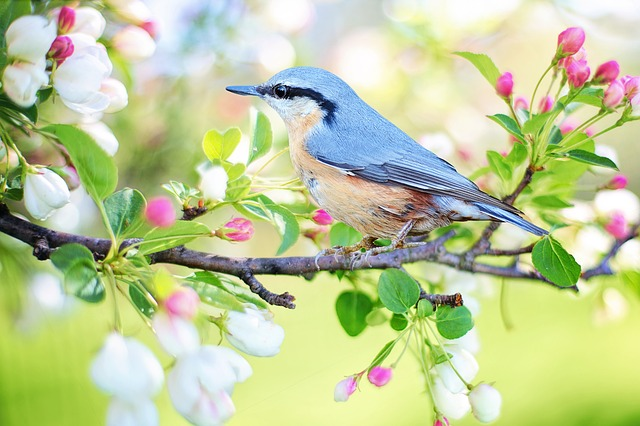
#> input picture Eyantra Task 0/Task0.2/Image Processing/Images/bird.jpg, 640 x 426 px, found by its file name; its folder holds only this picture in this run
$ python main.py
#> lines starting #> are read from the running program, lines starting #| are printed output that depends on the picture; after the words box and inside, x2 and y2 are one past the last pixel; in counts of white or black regions, pixels touching at a corner belong together
#> in main, ip_image is the input picture: shape (426, 640, 3); mean B, G, R 154.3, 203, 191.5
#| (426, 640, 3)
###############################################################################
## Author: Team Supply Bot
## Edition: eYRC 2019-20
## Instructions: Do Not modify the basic skeletal structure of given APIs!!!
###############################################################################


######################
## Essential libraries
######################
import cv2
import numpy as np
import os
import math
import csv

########################################################################
## using os to generalise Input-Output
########################################################################
codes_folder_path = os.path.abspath('.')
images_folder_path = os.path.abspath(os.path.join('..', 'Images'))
generated_folder_path = os.path.abspath(os.path.join('..', 'Generated'))


############################################
## Build your algorithm in this function
## ip_image: is the array of the input image
## imshow helps you view that you have loaded
## the corresponding image
############################################
def process(ip_image):
    grIm = cv2.cvtColor(ip_image, cv2.COLOR_BGR2GRAY)
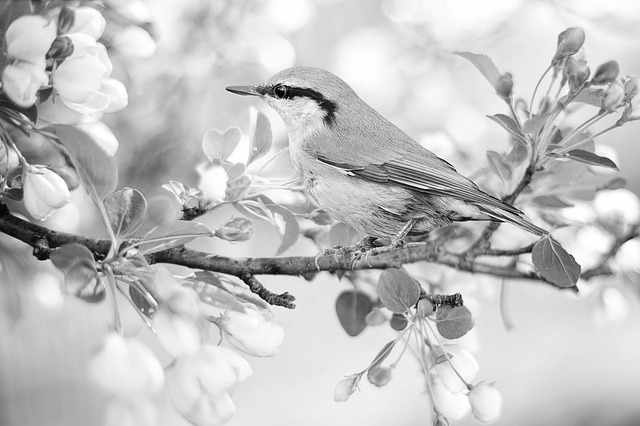
#> grIm: shape (426, 640); min 0, max 255, mean 194
    ret, binImg = cv2.threshold(grIm, 220, 255, cv2.THRESH_BINARY)
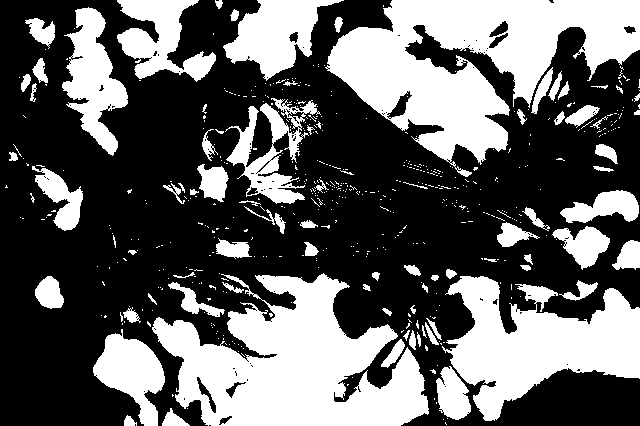
#> binImg: shape (426, 640); 38% white; 544 white regions (462 under 20 px)
    (cont, hie) = cv2.findContours(binImg, cv2.RETR_TREE, cv2.CHAIN_APPROX_SIMPLE)
#> cont = 746 contours, 671 with area under 20; largest, box (x1, y1, x2, y2) and area: (325, 0, 640, 177) 26208, (152, 273, 429, 426) 24171, (442, 276, 640, 421) 14580, (223, 0, 344, 81) 4734, (62, 7, 128, 156) 4566; hie = 746 rows, first 6: [1, -1, -1, -1], [2, 0, -1, -1], [3, 1, -1, -1], [4, 2, -1, -1], [5, 3, -1, -1], [6, 4, -1, -1]

    # Ignoring the first and second Contours(as they cover the outer big circle).
    # Smallest Contour is the centre circle, and the one bigger the it, is the missing Segment.
    segment = cont[3]
#> segment = contour of 19 points, box (x1, y1, x2, y2) (124, 415, 137, 426), area 75
    if len(cont[2]) > len(segment):
        segment = cont[2]

    sector_image = np.ones(ip_image.shape[:2], np.uint8) * 255

    # cv2.fillConvexPoly(sector_image, segment, (0, 0, 0))
    cv2.drawContours(sector_image, [segment], -1, (0, 0, 0), cv2.FILLED)
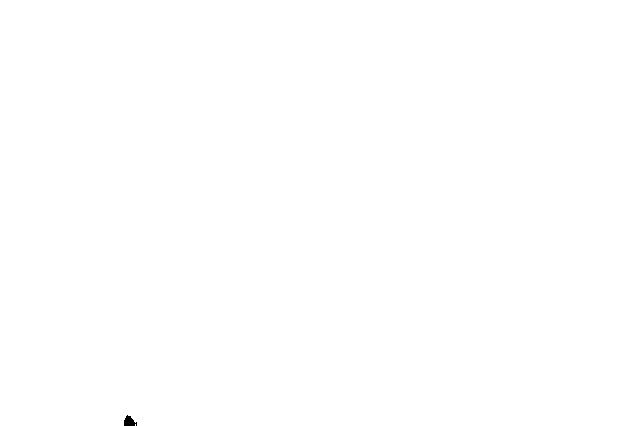
#> sector_image: shape (426, 640); 100% white; 1 black region, box (x1, y1, x2, y2) and area: (124, 415, 137, 426) 95

    cv2.imshow("window", sector_image)
    cv2.waitKey(0)
    return sector_image


####################################################################
## The main program which provides read in input of one image at a
## time to process function in which you will code your generalized
## output computing code
## Do not modify this code!!!
####################################################################
def main():
    ################################################################
    ## variable declarations
    ################################################################
    i = 1
    ## Reading 1 image at a time from the Images folder
    for image_name in os.listdir(images_folder_path):
        ## verifying name of image
        print(image_name)
        ## reading in image
        ip_image = cv2.imread(images_folder_path + "/" + image_name)
        ## verifying image has content
        print(ip_image.shape)
        ## passing read in image to process function
        sector_image = process(ip_image)
        ## saving the output in  an image of said name in the Generated folder
        cv2.imwrite(generated_folder_path + "/" + "image_" + str(i) + "_fill_in.png", sector_image)
        i += 1


############################################################################################
## main function
############################################################################################
if __name__ == '__main__':
    main()

$ run again, on Eyantra Task 0/Task0.2/Image Processing/Images/flowers.jpg
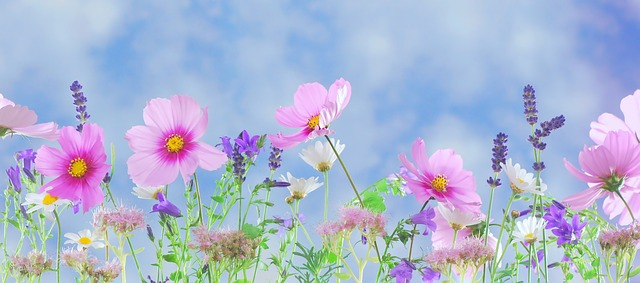
#> input picture Eyantra Task 0/Task0.2/Image Processing/Images/flowers.jpg, 640 x 283 px, found by its file name
#> in main, ip_image is the input picture: shape (283, 640, 3); mean B, G, R 209, 182.4, 172.4
#| (283, 640, 3)
#> in process, `grIm = cv2.cvtColor(ip_image, cv2.COLOR_BGR2GRAY)`:
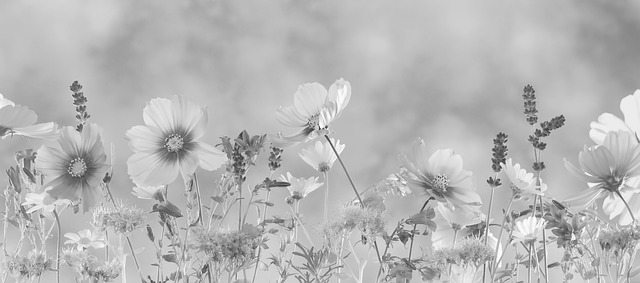
#> grIm: shape (283, 640); min 43, max 255, mean 182.5
#> in process, `ret, binImg = cv2.threshold(grIm, 220, 255, cv2.THRESH_BINARY)`:
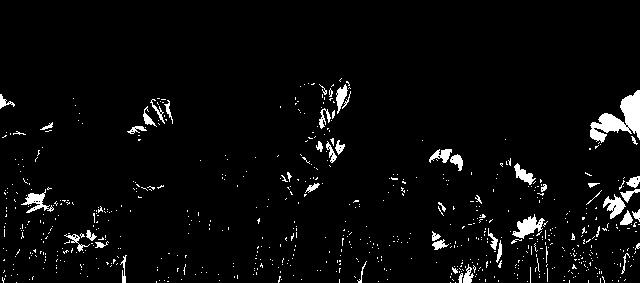
#> binImg: shape (283, 640); 3.8% white; 702 white regions (651 under 20 px)
#> cont = 764 contours, 731 with area under 20; largest, box (x1, y1, x2, y2) and area: (590, 90, 640, 143) 1078, (512, 214, 545, 239) 314, (603, 194, 626, 219) 234, (21, 189, 54, 213) 216, (514, 163, 536, 185) 165; hie = 764 rows, first 6: [1, -1, -1, -1], [2, 0, -1, -1], [3, 1, -1, -1], [4, 2, -1, -1], [5, 3, -1, -1], [6, 4, -1, -1]
#> segment = [[527, 281]]
#> sector_image: shape (283, 640); 100% white; black in thin lines or dots, all inside (x1, y1, x2, y2) = (527, 281, 528, 282)
